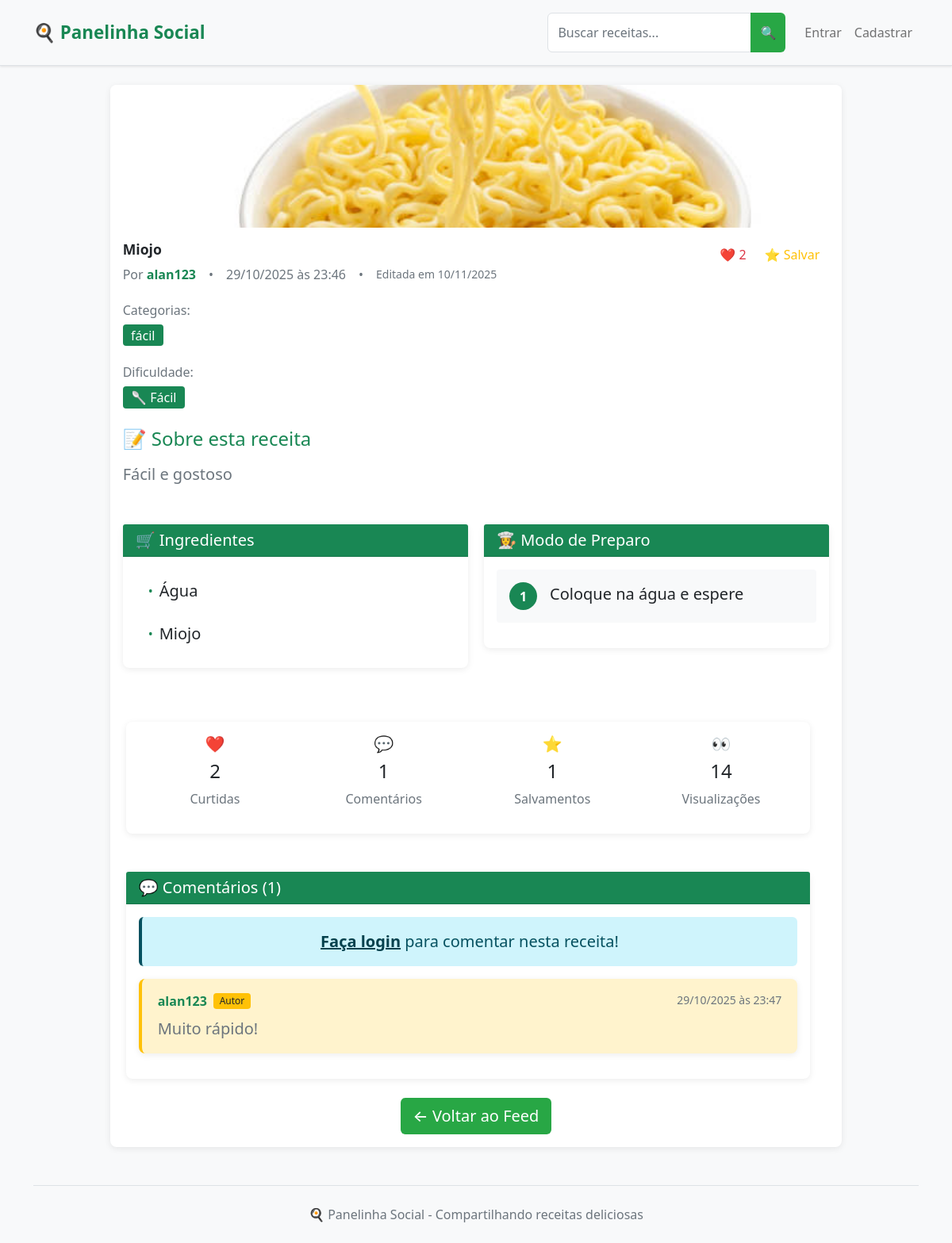
The app's page /recipe/1, older data.
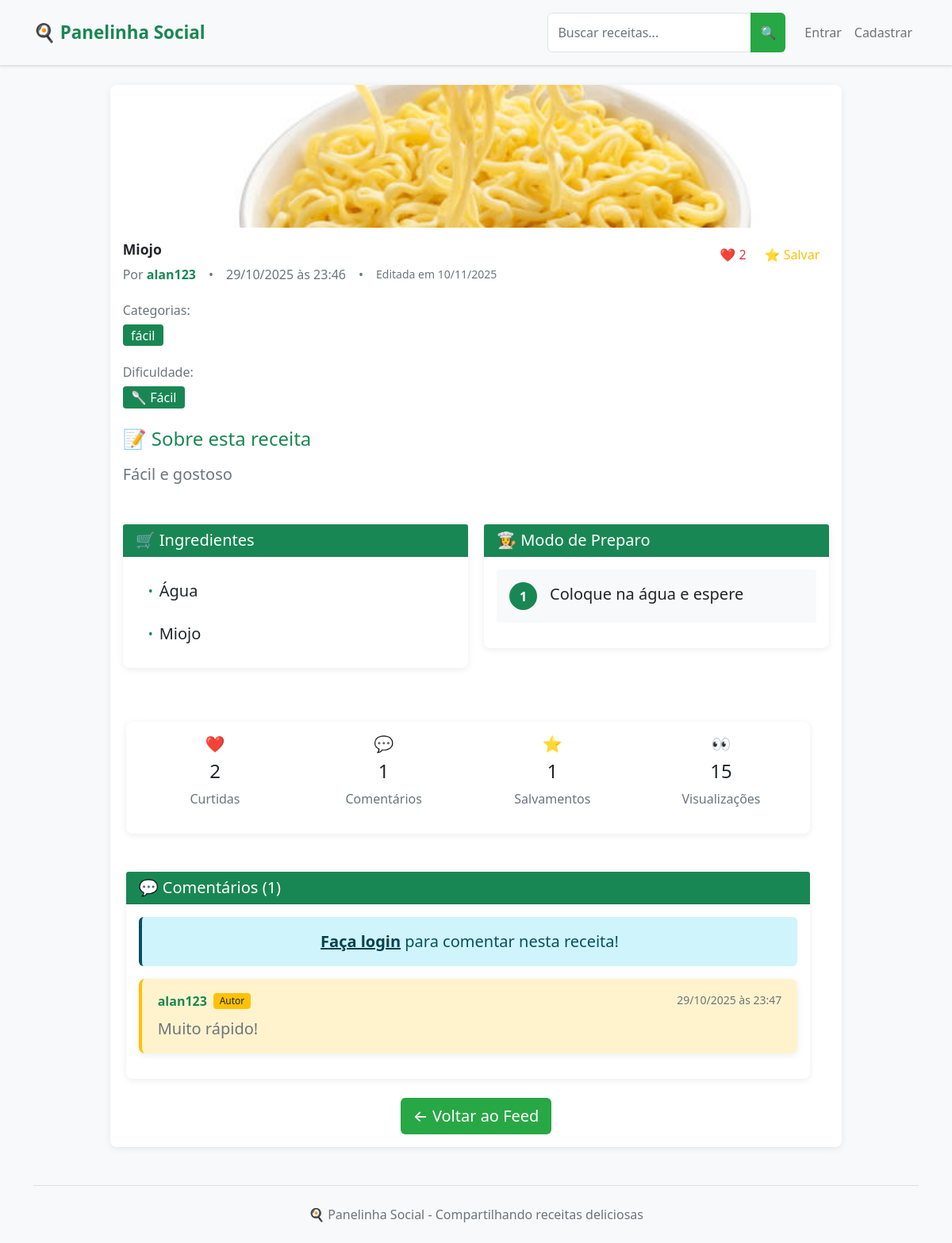
The same page, newer data.
### app.py (models this page shows, shortened)
class Recipe(db.Model):
    __tablename__ = 'recipe'
    id = db.Column(db.Integer, primary_key=True)
    title = db.Column(db.String(100), nullable=False, index=True)
    description = db.Column(db.Text)
    ingredients = db.Column(db.Text)
    steps = db.Column(db.Text)
    image = db.Column(db.String(200))
    categories = db.Column(db.String(200))
    difficulty = db.Column(db.String(20), nullable=False, default='Fácil', index=True)  # NOVO CAMPO
    is_draft = db.Column(db.Boolean, default=False, index=True)
    created_at = db.Column(db.DateTime, default=datetime.utcnow, index=True)
    updated_at = db.Column(db.DateTime, default=datetime.utcnow, onupdate=datetime.utcnow)
    views = db.Column(db.Integer, default=0, index=True)
    user_id = db.Column(db.Integer, db.ForeignKey('user.id'), nullable=False, index=True)
    likes = db.relationship('Like', backref='recipe', lazy='select')
    comments = db.relationship('Comment', backref='recipe', lazy='select')
    saved_by = db.relationship('SavedRecipe', backref='recipe', lazy='select')
    def like_count(self):
        if hasattr(self, '_like_count'):
            return self._like_count
        return len(self.likes)
    def comment_count(self):
        if hasattr(self, '_comment_count'):
            return self._comment_count
        return len(self.comments)
    def saved_count(self):
        if hasattr(self, '_saved_count'):
            return self._saved_count
        return len(self.saved_by)  # Mudado para len()

### app.py (the view, shortened to what this page needs)
@app.route('/recipe/<int:recipe_id>', methods=['GET', 'POST'])
def recipe_detail(recipe_id):
    recipe = Recipe.query.options(
        db.joinedload(Recipe.author),
        db.joinedload(Recipe.likes),
        db.joinedload(Recipe.comments).joinedload(Comment.user)
    ).get_or_404(recipe_id)
    form = CommentForm()
    recipe.views = Recipe.views + 1
    db.session.commit()
    comments = recipe.comments
    return render_template('recipe_detail.html', title=recipe.title, recipe=recipe, form=form, comments=comments)

### app.py
class CommentForm(FlaskForm):
    content = TextAreaField('Comentário', validators=[DataRequired(), Length(min=1, max=500)])
    submit = SubmitField('Comentar')

### templates/recipe_detail.html (shortened to what the changed rows need)
{% extends "base.html" %}
{% block content %}
<div class="row justify-content-center">
    <div class="col-md-10">
        <div class="card">
            {% if recipe.image %}
                <img src="{{ url_for('static', filename='uploads/' + recipe.image) }}"
                     class="card-img-top" alt="{{ recipe.title }}" style="max-height: 500px; object-fit: cover;">
            {% else %}
                <div class="card-img-top bg-light d-flex align-items-center justify-content-center"
                     style="height: 300px;">
                    <span class="text-muted display-6">📷 Sem imagem</span>
                </div>
            {% endif %}
            <div class="card-body">
                <div class="d-flex justify-content-between align-items-start mb-4">
                    <div class="flex-grow-1">
                        <h1 class="card-title display-6 mb-2">{{ recipe.title }}</h1>
                        <div class="d-flex align-items-center flex-wrap gap-3">
                            <p class="text-muted mb-0">
                                Por <strong class="text-success">{{ recipe.author.username }}</strong>
                            </p>
                            <span class="text-muted">•</span>
                            <p class="text-muted mb-0">
                                {{ recipe.created_at.strftime('%d/%m/%Y às %H:%M') }}
                            </p>
                            {% if recipe.updated_at != recipe.created_at %}
                                <span class="text-muted">•</span>
                                <small class="text-muted">
                                    Editada em {{ recipe.updated_at.strftime('%d/%m/%Y') }}
                                </small>
                            {% endif %}
                        </div>
                    </div>
                </div>
                {% if recipe.categories %}
                    <div class="mb-4">
                        <div>
                            {% for category in recipe.categories.split(',') %}
                                <span class="badge bg-success me-1 fs-6">{{ category.strip() }}</span>
                            {% endfor %}
                        </div>
                    </div>
                {% endif %}
                <div class="mb-4">
                </div>
                <div class="mb-5">
                    <h4 class="text-success mb-3">📝 Sobre esta receita</h4>
                    <p class="card-text fs-5">{{ recipe.description }}</p>
                </div>
                <div class="row">
                    <div class="col-md-6">
                        <div class="card border-success">
                            <div class="card-body">
                                <div class="steps-container">
                                    {% for step in recipe.steps.split('\n') %}
                                        {% if step.strip() %}
                                            <div class="step-item d-flex align-items-start mb-3 p-3 bg-light rounded">
                                                <div class="step-number bg-success text-white rounded-circle d-flex align-items-center justify-content-center me-3"
                                                    style="width: 35px; height: 35px; min-width: 35px;">
                                                    <strong>{{ loop.index }}</strong>
                                                </div>
                                                <div class="step-content flex-grow-1">
                                                    <span class="fs-5">{{ step.strip() }}</span>
                                                </div>
                                            </div>
                                        {% endif %}
                                    {% endfor %}
                                </div>
                            </div>
                        </div>
                    </div>
                <div class="row mt-4">
                    <div class="col-12">
                        <div class="card">
                            <div class="card-body">
                                <div class="row text-center">
                                    <div class="col-md-3">
                                        <h5 class="text-success">👀</h5>
                                        <h4>{{ recipe.views }}</h4>
                                        <p class="text-muted">Visualizações</p>
                                    </div>
                                </div>
                            </div>
                        </div>
                    </div>
                </div>
            </div>
        </div>
    </div>
</div>
{% endblock %}

Row changes from the older to the newer data that the page shows:
changed Recipe "Coloque na água e espere": views "14" → "15"
